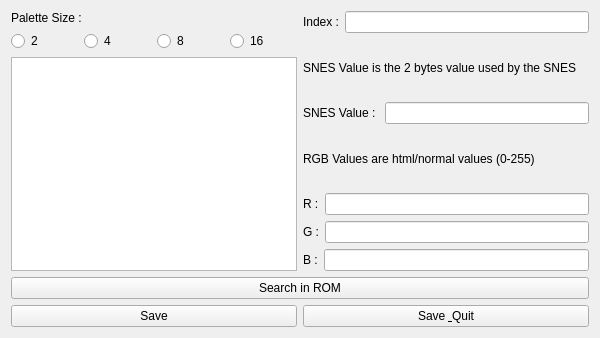
<?xml version="1.0" encoding="UTF-8"?>
<ui version="4.0">
 <class>PaletteEditor</class>
 <widget class="QWidget" name="PaletteEditor">
  <property name="geometry">
   <rect>
    <x>0</x>
    <y>0</y>
    <width>600</width>
    <height>338</height>
   </rect>
  </property>
  <property name="windowTitle">
   <string>Palette Editor</string>
  </property>
  <layout class="QHBoxLayout" name="horizontalLayout_9">
   <item>
    <layout class="QVBoxLayout" name="verticalLayout_3">
     <item>
      <layout class="QHBoxLayout" name="horizontalLayout_7">
       <item>
        <layout class="QVBoxLayout" name="verticalLayout_2">
         <item>
          <widget class="QLabel" name="label">
           <property name="text">
            <string>Palette Size :</string>
           </property>
          </widget>
         </item>
         <item>
          <layout class="QHBoxLayout" name="horizontalLayout">
           <item>
            <widget class="QRadioButton" name="paletteSize2Radio">
             <property name="text">
              <string>2</string>
             </property>
             <attribute name="buttonGroup">
              <string notr="true">paletteSizeGroup</string>
             </attribute>
            </widget>
           </item>
           <item>
            <widget class="QRadioButton" name="paletteSize4Radio">
             <property name="text">
              <string>4</string>
             </property>
             <attribute name="buttonGroup">
              <string notr="true">paletteSizeGroup</string>
             </attribute>
            </widget>
           </item>
           <item>
            <widget class="QRadioButton" name="paletteSize8Radio">
             <property name="text">
              <string>8</string>
             </property>
             <attribute name="buttonGroup">
              <string notr="true">paletteSizeGroup</string>
             </attribute>
            </widget>
           </item>
           <item>
            <widget class="QRadioButton" name="paletteSize16Radio">
             <property name="text">
              <string>16</string>
             </property>
             <attribute name="buttonGroup">
              <string notr="true">paletteSizeGroup</string>
             </attribute>
            </widget>
           </item>
          </layout>
         </item>
         <item>
          <widget class="GraphicsClickableView" name="paletteGView"/>
         </item>
        </layout>
       </item>
       <item>
        <layout class="QVBoxLayout" name="verticalLayout">
         <item>
          <layout class="QHBoxLayout" name="horizontalLayout_6">
           <item>
            <widget class="QLabel" name="label_2">
             <property name="text">
              <string>Index :</string>
             </property>
            </widget>
           </item>
           <item>
            <widget class="QLineEdit" name="lineEditIndex">
             <property name="readOnly">
              <bool>true</bool>
             </property>
            </widget>
           </item>
          </layout>
         </item>
         <item>
          <widget class="QLabel" name="label_8">
           <property name="text">
            <string>SNES Value is the 2 bytes value used by the SNES</string>
           </property>
          </widget>
         </item>
         <item>
          <layout class="QHBoxLayout" name="horizontalLayout_5">
           <item>
            <widget class="QLabel" name="label_6">
             <property name="text">
              <string>SNES Value : </string>
             </property>
            </widget>
           </item>
           <item>
            <widget class="QLineEdit" name="lineEditSnes"/>
           </item>
          </layout>
         </item>
         <item>
          <widget class="QLabel" name="label_7">
           <property name="text">
            <string>RGB Values are html/normal values (0-255)</string>
           </property>
          </widget>
         </item>
         <item>
          <layout class="QHBoxLayout" name="horizontalLayout_2">
           <item>
            <widget class="QLabel" name="label_3">
             <property name="text">
              <string>R :</string>
             </property>
            </widget>
           </item>
           <item>
            <widget class="QLineEdit" name="lineEditR"/>
           </item>
          </layout>
         </item>
         <item>
          <layout class="QHBoxLayout" name="horizontalLayout_3">
           <item>
            <widget class="QLabel" name="label_4">
             <property name="text">
              <string>G :</string>
             </property>
            </widget>
           </item>
           <item>
            <widget class="QLineEdit" name="lineEditG"/>
           </item>
          </layout>
         </item>
         <item>
          <layout class="QHBoxLayout" name="horizontalLayout_4">
           <item>
            <widget class="QLabel" name="label_5">
             <property name="text">
              <string>B :</string>
             </property>
            </widget>
           </item>
           <item>
            <widget class="QLineEdit" name="lineEditB"/>
           </item>
          </layout>
         </item>
        </layout>
       </item>
      </layout>
     </item>
     <item>
      <widget class="QPushButton" name="searchButton">
       <property name="text">
        <string>Search in ROM</string>
       </property>
      </widget>
     </item>
     <item>
      <layout class="QHBoxLayout" name="horizontalLayout_8">
       <item>
        <widget class="QPushButton" name="pushButton">
         <property name="text">
          <string>Save</string>
         </property>
        </widget>
       </item>
       <item>
        <widget class="QPushButton" name="quitPushButton">
         <property name="text">
          <string>Save &amp; Quit</string>
         </property>
        </widget>
       </item>
      </layout>
     </item>
    </layout>
   </item>
  </layout>
 </widget>
 <customwidgets>
  <customwidget>
   <class>GraphicsClickableView</class>
   <extends>QGraphicsView</extends>
   <header>graphicsclickableview.h</header>
  </customwidget>
 </customwidgets>
 <resources/>
 <connections/>
 <buttongroups>
  <buttongroup name="paletteSizeGroup"/>
 </buttongroups>
</ui>
